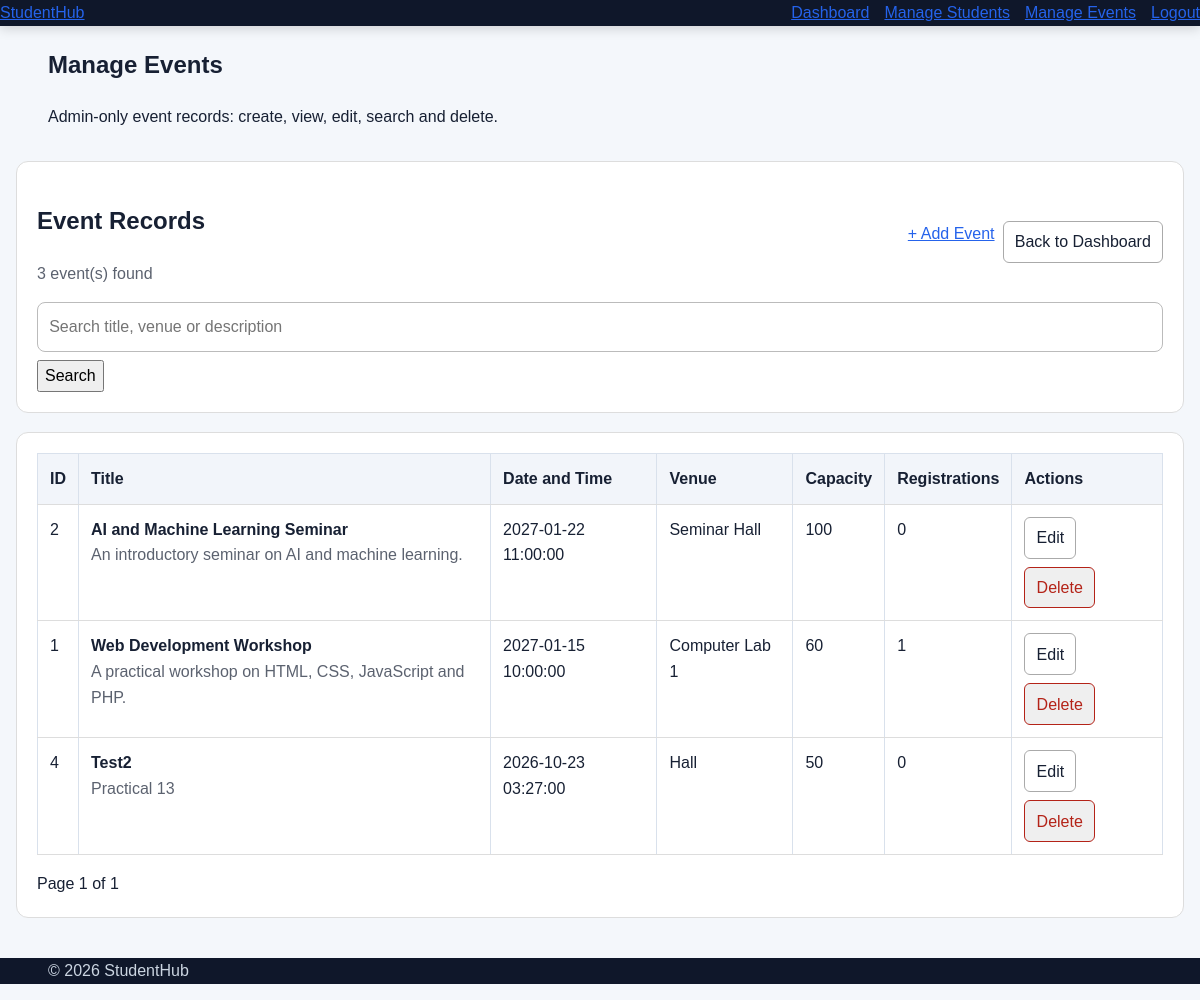
Page /StudentHub-12/admin/events.php (signed in) on the earlier database version.
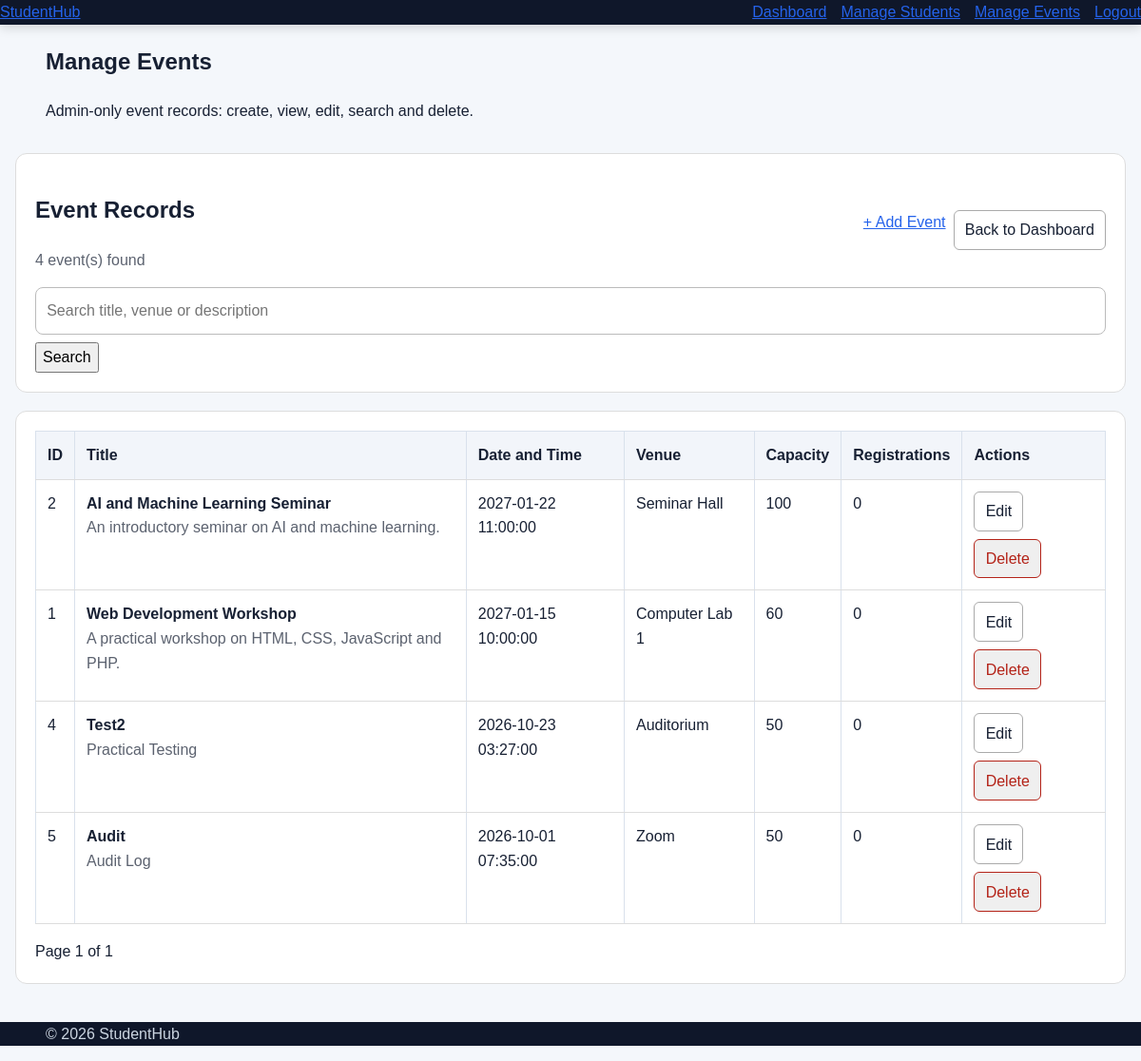
Same page on the later database version.
### tables this page shows
CREATE TABLE `events` (
  `event_id` int(10) UNSIGNED NOT NULL,
  `title` varchar(150) NOT NULL,
  `description` text DEFAULT NULL,
  `event_date` datetime NOT NULL,
  `venue` varchar(150) NOT NULL,
  `capacity` int(10) UNSIGNED DEFAULT NULL,
  `created_at` timestamp NOT NULL DEFAULT current_timestamp(),
  `poster_path` varchar(255) DEFAULT NULL
);

### StudentHub-12/admin/events.php (the view, shortened to what this page needs)
<?php
require_once __DIR__ . '/../config/auth.php';
function e_events(string $value): string {
    return htmlspecialchars($value, ENT_QUOTES, 'UTF-8');
}
$search = trim((string)($_GET['q'] ?? ''));
$page = max(1, (int)($_GET['page'] ?? 1));
$perPage = 10;
$offset = ($page - 1) * $perPage;
$where = '';
$params = [];
$countStmt = $pdo->prepare('SELECT COUNT(*) FROM events' . $where);
$countStmt->execute($params);
$total = (int)$countStmt->fetchColumn();
$totalPages = max(1, (int)ceil($total / $perPage));
$sql = 'SELECT e.event_id, e.title, e.description, e.event_date, e.venue, e.capacity, e.created_at,
               (SELECT COUNT(*) FROM registrations r WHERE r.event_id = e.event_id AND r.status <> "cancelled") AS registration_count
        FROM events e' . ($search !== '' ? ' WHERE e.title LIKE :q_title OR e.venue LIKE :q_venue OR e.description LIKE :q_description ' : '') .
        ' ORDER BY e.event_date DESC LIMIT :limit OFFSET :offset';
$stmt = $pdo->prepare($sql);
$stmt->bindValue(':limit', $perPage, PDO::PARAM_INT);
$stmt->bindValue(':offset', $offset, PDO::PARAM_INT);
$stmt->execute();
$events = $stmt->fetchAll();
?>
<!doctype html><html lang="en"><head><meta charset="utf-8"><meta name="viewport" content="width=device-width,initial-scale=1">
<title>Manage Events - StudentHub</title><link rel="stylesheet" href="../css/style.css">
</head><body>
<header class="site-header"><div class="container nav-container"><a href="../index.html" class="logo">Student<span>Hub</span></a>
<nav class="main-nav"><a href="../admin-dashboard.php">Dashboard</a><a href="students.php">Manage Students</a><a href="events.php">Manage Events</a><a href="../logout.php">Logout</a></nav></div></header>
<main><section class="page-header"><div class="container"><h1>Manage Events</h1><p>Admin-only event records: create, view, edit, search and delete.</p></div></section>
<div class="admin-wrap">
<div class="panel"><div class="toolbar"><div><h2>Event Records</h2><p class="muted"><?= $total ?> event(s) found</p></div>
<div class="actions"><a class="btn btn-primary" href="event-create.php">+ Add Event</a><a class="btn-small" href="../admin-dashboard.php">Back to Dashboard</a></div></div>
<form class="search-form" method="get" action="events.php"><input type="search" name="q" value="<?= e_events($search) ?>" placeholder="Search title, venue or description" aria-label="Search events">
<button class="btn btn-primary" type="submit">Search</button><?php if ($search !== ''): ?><a class="btn-small" href="events.php">Clear</a><?php endif; ?></form></div>
<div class="panel table-wrap"><table><thead><tr><th>ID</th><th>Title</th><th>Date and Time</th><th>Venue</th><th>Capacity</th><th>Registrations</th><th>Actions</th></tr></thead><tbody>
<?php if (!$events): ?><tr><td colspan="7">No events found.</td></tr><?php else: foreach ($events as $event): ?>
<tr><td><?= (int)$event['event_id'] ?></td><td><strong><?= e_events((string)$event['title']) ?></strong><br><span class="muted"><?= e_events(mb_strimwidth((string)$event['description'], 0, 100, '…')) ?></span></td>
<td><?= e_events((string)$event['event_date']) ?></td><td><?= e_events((string)$event['venue']) ?></td><td><?= (int)$event['capacity'] ?></td>
<td><?= (int)$event['registration_count'] ?></td><td><div class="actions"><a class="btn-small" href="event-edit.php?id=<?= (int)$event['event_id'] ?>">Edit</a>
<form method="post" action="event-delete.php" onsubmit="return confirm('Delete this event? Events with registrations cannot be deleted.');">
<button class="btn-small danger" type="submit">Delete</button></form></div></td></tr>
<?php endforeach; endif; ?></tbody></table>
<div class="pagination"><?php if ($page > 1): ?><a class="btn-small" href="?q=<?= urlencode($search) ?>&page=<?= $page - 1 ?>">Previous</a><?php endif; ?>
<span>Page <?= $page ?> of <?= $totalPages ?></span><?php if ($page < $totalPages): ?><a class="btn-small" href="?q=<?= urlencode($search) ?>&page=<?= $page + 1 ?>">Next</a><?php endif; ?></div></div>
</div></main><footer class="site-footer"><div class="container"><p>&copy; <?= date('Y') ?> StudentHub</p></div></footer><script src="../js/script.js"></script></body></html>

Differences in the rows shown:
changed events "Web Development Workshop": registration_count "1" → "0"
changed events "Test2": description "Practical 13" → "Practical Testing"; venue "Hall" → "Auditorium"
added events: event_id "5", title "Audit", description "Audit Log", event_date "2026-10-01 07:35:00", venue "Zoom", capacity "50", registration_count "0"
Other differences:
$total: "3" → "4"
